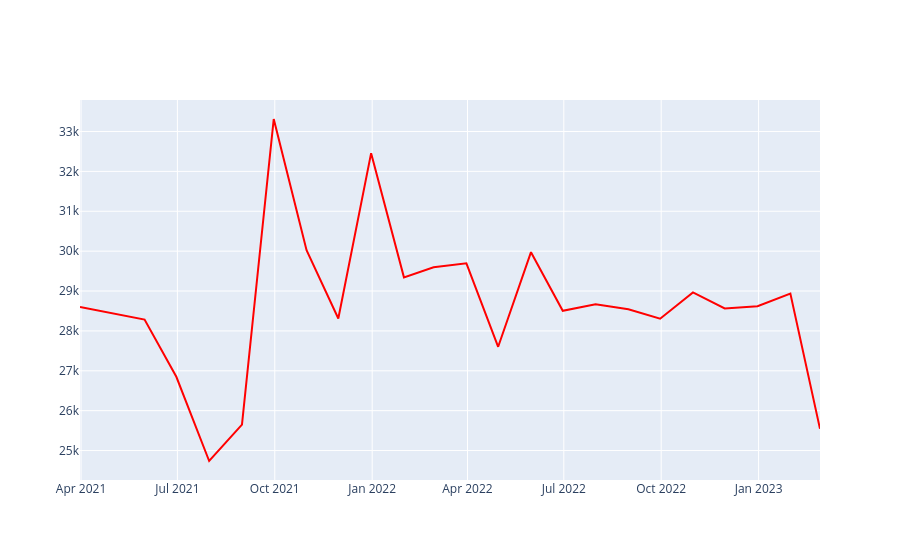

The notebook cell this image was saved under:
### Code cell
fig = go.Figure()
fig.add_trace(go.Scatter(
    x=transac_mois['date'], 
    y=transac_mois['Transaction'],
    mode='lines',
    name='Transaction par mois',
    line=dict(width=2, color='red') 
))
fig.show()
